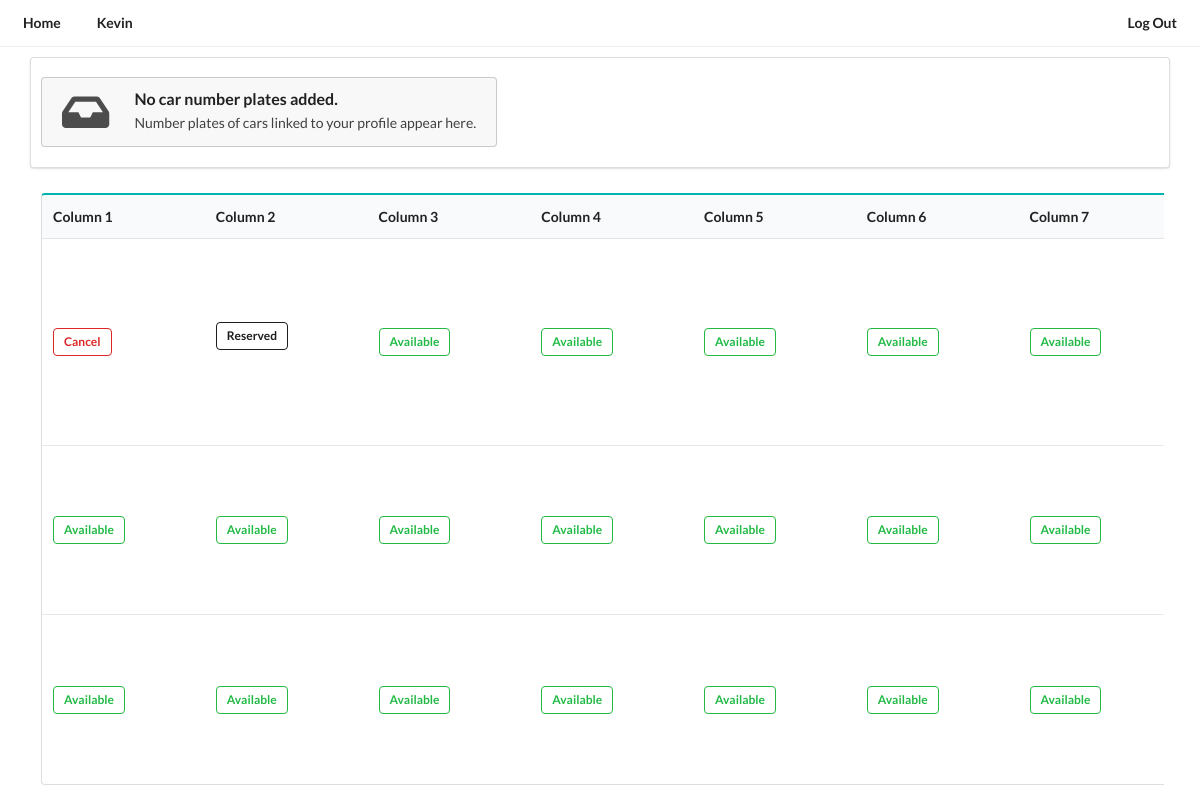
Screenshot of /home/ (signed in) with the database file from the repository.
### profiles/models.py (models this page shows, shortened)
class Profile(models.Model):
    user           = models.OneToOneField(User, on_delete=models.CASCADE)
    slug           = models.SlugField(unique=True, blank=True)
    profilePicture = models.ImageField(default='userPlaceHolder.png', upload_to='ProfilePictures')
    firstName      = models.CharField(max_length=35, blank=True)
    lastName       = models.CharField(max_length=35, blank=True)
    email          = models.EmailField(max_length=90, blank=True)
    carPlates      = models.JSONField(default=list, blank=True)
    updated        = models.TimeField(auto_now=True)
    created        = models.TimeField(auto_now_add=True)

### home/models.py (models this page shows, shortened)
class ParkingGrid(models.Model):
    user        = models.ForeignKey(Profile, on_delete=models.CASCADE, blank=True, null=True)
    row         = models.IntegerField()
    column      = models.IntegerField()
    slotNo      = models.CharField(max_length=10, unique=True)
    isAvailable = models.BooleanField(default=True)
    class Meta:
        unique_together = ('row', 'column')

### home/views.py (the view)
# urls.py: path('', views.homeView, name='home'),
@login_required
def homeView(request):
    profile     = Profile.objects.get(user=request.user)
    parkingGrid = ParkingGrid.objects.all().order_by('row', 'column')
    parkingCells = {}
    for slot in parkingGrid:
        if slot.row not in parkingCells:
            parkingCells[slot.row] = []
        parkingCells[slot.row].append(slot)
    carPlates    = CarPlate.objects.filter(profile=profile)
    totalColumns = ParkingColumn.objects.first().totalColumn
    columnCount  = list(range(totalColumns))
    template    = loader.get_template('home/home.html')
    context     = {
        "profile"     : profile ,
        "parkingCells": parkingCells,
        "carPlates"   : carPlates,
        "columnCount" : columnCount,
        "totalColumns": totalColumns
    }
    return HttpResponse(template.render(context, request))

### home/templates/home/home.html (shortened to what this page needs)
<head>
  {% extends 'base.html' %}
  {% load static %}
  {% load widget_tweaks %}
{% block content %}
{% include 'home/navigationBar.html' %}
<div id="homeMainDiv">
  <div class="ui segment" id="homeFlexDiv">
    {% if not carPlates and not profile.user.is_superuser %}
      <div class="ui icon message" id="homeNoPlateItemPlaceholder">
        <i class="inbox icon"></i>
        <div class="content">
          <div class="header">No car number plates added.</div>
          <p>Number plates of cars linked to your profile appear here.</p>
        </div>
      </div>
    {% endif %}
  </div>
  <div id="homeParkingGrid">
    <table class="ui teal table" id="homeParkingTable">
      <thead>
        <tr>
          {% for i in columnCount %}
          <th>Column {{ forloop.counter }}</th>
          {% endfor %}
        </tr>
      </thead>
      <tbody>
        {% for row, slots in parkingCells.items %}
          <tr>
            {% for slot in slots %}
              <td>
                {% if slot.isAvailable == True and slot.user == None %}
                  <div class="hoverWrapper">
                    <a class="ui green basic label homeAvailableLabel">Available</a>
                  </div>
                {% elif slot.isAvailable == False and slot.user != None %}
                  {% if slot.user.user == profile.user %}
                    <div class="hoverWrapper">
                      <a
                        class = "ui red basic label"
                        href  = "{% url 'home:reservationCancel' slot.id %}"
                       >
                       Cancel
                      </a>
                    </div>
                  {% elif slot.user.user != profile.user %}
                  <div class="hoverWrapper">
                    <a id="homeReservedBtn" class="ui black basic label homeAvailableLabel"> Reserved</a>
                  </div>
                  {% endif %}
                {% endif %}
              </td>
            {% endfor %}
          </tr>
        {% endfor %}
      </tbody>
    </table>
  </div>
</div>
{% endblock content %}

### home/templates/home/navigationBar.html (shortened to what this page needs)
<head>
  {% load static %}
</head>
{% block content %}
<div class="ui secondary menu" id="navbarMainDiv">
  <a class="item" href="{% url 'home:home' %}"><b>Home</b></a>
  <a class="item" href="{% url 'profiles:profile' %}" ><b>{{profile.user}}</b></a>
  <div class="right menu">
    <a class="item" href="{% url 'login' %}"><b>Log Out</b></a>
  </div>
</div>
{% endblock content %}

### staticFiles/style.css (style rules this page uses)
#navbarMainDiv { width: 100%; margin: 0px; padding: 5px; border-bottom: 1px solid #ECEFF1 !important; }
#homeMainDiv { display: flex; flex: 1; width: 100%; margin: 0px; padding: 0px; overflow: hidden; align-items: center; flex-direction: column; justify-content: center; }
#homeFlexDiv { display: flex; flex: 1; gap: 20px; width: 95%; margin: 10px; padding: 10px; align-items: center; justify-content: flex-start; }
#homeNoPlateItemPlaceholder { width: fit-content; height: fit-content; }
#homeParkingGrid { display: flex; width: 98%; height: 80%; margin: 10px; padding: 5px; overflow-y: auto; overflow-x: auto; max-width: 94vw; }
#homeParkingTable { margin: 0px; width: 100%; padding: 0px; overflow-y: hidden; overflow-x: hidden; }
#homeReservedBtn { height: fit-content !important; }
.hoverWrapper { display: flex; position: relative; }

### rows the page displays
Profile: user "Kevin"
ParkingGrid: isAvailable "Cancel"
ParkingGrid: isAvailable "Reserved"
ParkingGrid: isAvailable "Available"
ParkingGrid: isAvailable "Available"
ParkingGrid: isAvailable "Available"
ParkingGrid: isAvailable "Available"
ParkingGrid: isAvailable "Available"
ParkingGrid: isAvailable "Available"
ParkingGrid: isAvailable "Available"
ParkingGrid: isAvailable "Available"
ParkingGrid: isAvailable "Available"
ParkingGrid: isAvailable "Available"
ParkingGrid: isAvailable "Available"
ParkingGrid: isAvailable "Available"
ParkingGrid: isAvailable "Available"
ParkingGrid: isAvailable "Available"
ParkingGrid: isAvailable "Available"
ParkingGrid: isAvailable "Available"
ParkingGrid: isAvailable "Available"
ParkingGrid: isAvailable "Available"
ParkingGrid: isAvailable "Available"
